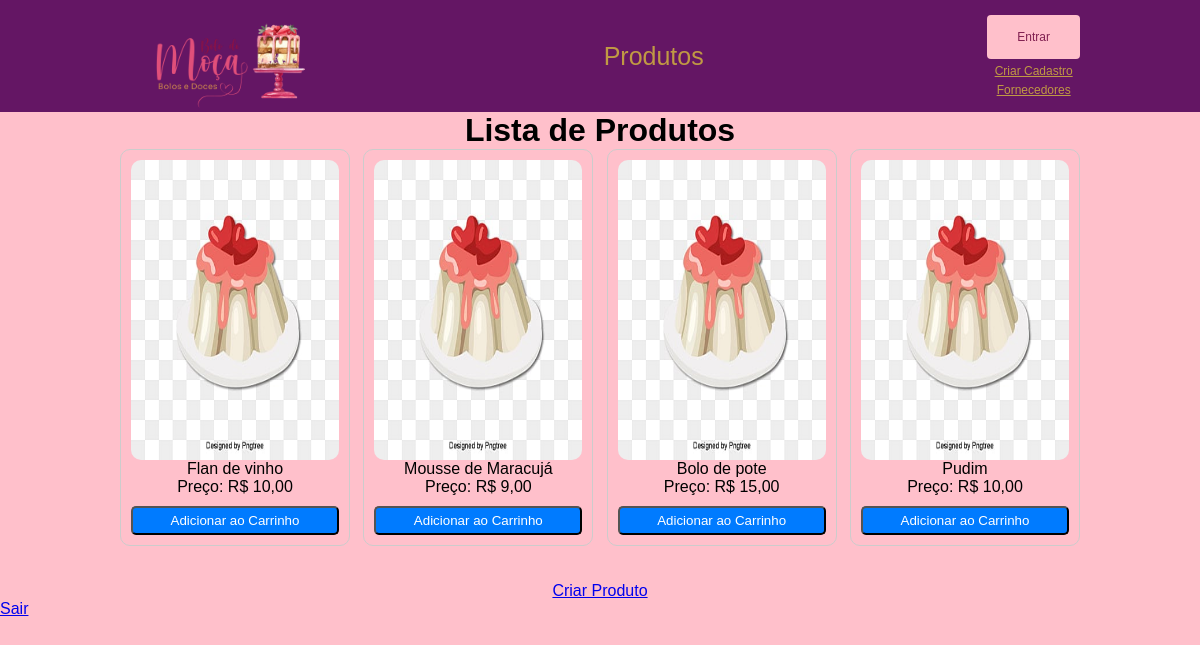
The app's page /sobremesas.php with its own data.
### tables this page shows
CREATE TABLE `produtos` (
  `id` int(11) NOT NULL,
  `nome` varchar(30) NOT NULL,
  `preco` varchar(10) NOT NULL,
  `tipo` varchar(50) NOT NULL,
  `imagem` varchar(100) NOT NULL
);

### produtos.php (called while the page is built, shortened)
<?php
class Produto {
    private $nome;
    private $preco;
    private $imagem;
    public function __construct($id, $nome, $preco, $tipo, $imagem) {
        $this->nome = $nome;
        $this->preco = $preco;
        $this->imagem = $imagem;
    }
    public function getNome() {
        return $this->nome;
    }
    public function getPreco() {
        return $this->preco;
    }
    public function getImagem() {
        return $this->imagem;
    }
}
?>

### sobremesas.php (the view, shortened to what this page needs)
<?php
require_once('produtos.php');
$query = "SELECT * FROM produtos WHERE tipo = 'Sobremesas'";
$resultado = $mysqli->query($query);
$sobremesas = array();
while ($row = $resultado->fetch_assoc()) {
    $produto = new Produto($row['id'], $row['nome'], $row['preco'], $row['tipo'], $row['imagem']);
    $sobremesas[] = $produto;
}
?>
<!DOCTYPE html>
<html lang="pt-br">
<head>
</head>
<body>
    <div class="body-container">
        <?php include 'header.php'; ?>
    </div>
    <div class="produtos">
        <h1>Lista de Produtos</h1>
        <div class="produtos-container">
            <?php foreach ($sobremesas as $produto) : ?>
                <div class="produto-item">
                    <img class="produto-img" src="<?= $produto->getImagem(); ?>" alt="">
                    <p><?= $produto->getNome(); ?></p>
                    <p>Preço: R$ <?= number_format($produto->getPreco(), 2, ',', '.'); ?></p>
                    <form method="POST" action="carrinho.php">
                        <button type="submit" class="comprar-btn">Adicionar ao Carrinho</button>
                    </form>
                </div>
            <?php endforeach; ?>
        </div>
        <br>
        <br>
        <a href="create_produto.php">Criar Produto</a>
    </div>
    <div class="d-flex">
        <a href="sair.php" class="btn btn-danger me-5">Sair</a>
    </div>
</body>
</html>

### CSS/header.css (style rules this page uses)
* { margin: 0; padding: 0; }
body { font-family: Arial, Helvetica, sans-serif; background-color: pink; }

### sobremesas.php (style rules this page uses)
.produtos { width: 80%; margin: 0 auto; text-align: center; }
.produtos-container { display: flex; flex-wrap: wrap; justify-content: space-between; }
.produto-item { border: 1px solid #ccc; padding: 10px; width: calc(25% - 10px); box-sizing: border-box; border-radius: 10px; text-align: center; display: flex; flex-direction: column; justify-content: space-between; }
.produto-img { width: 100%; height: 300px; border-radius: 10px; }
.comprar-btn { background-color: #007bff; color: #fff; text-decoration: none; padding: 5px 0; border-radius: 5px; margin-top: 10px; width: 100%; }

### records on screen
produtos: imagem (picture), nome "Flan de vinho", preco "10,00"
produtos: imagem (picture), nome "Mousse de Maracujá", preco "9,00"
produtos: imagem (picture), nome "Bolo de pote", preco "15,00"
produtos: imagem (picture), nome "Pudim", preco "10,00"
